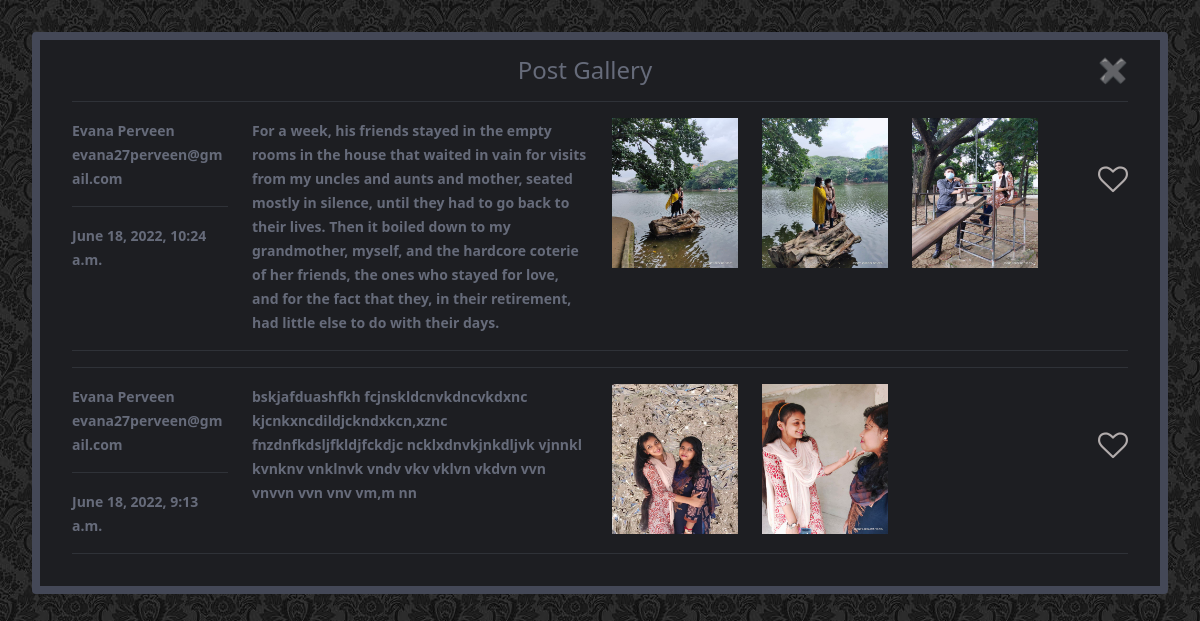
The page /content/post-listview/ on the database its author committed.
### App_content/models.py (models this page shows, shortened)
class PostsModel(models.Model):
    author = models.ForeignKey(User, on_delete=models.CASCADE, related_name='resource_sharing')
    post_image1 = models.ImageField(upload_to='post_images', blank=True, null=True)
    post_image2 = models.ImageField(upload_to='post_images', blank=True, null=True)
    post_image3 = models.ImageField(upload_to='post_images', blank=True, null=True)
    my_text = models.TextField(blank=True, null=True)
    created_on = models.DateTimeField(auto_now_add=True)
    update_date = models.DateTimeField(auto_now=True)
    status = models.BooleanField(default=True)
    class Meta:
        ordering = ["-created_on"]

### App_content/views.py (the view)
# urls.py: path('post-listview/', views.post_listview, name='post-listview'),
def post_listview(request):
    post_list = PostsModel.objects.filter(status=True)
    content = {
        'post_list': post_list,
    }
    return render(request, 'App_content/post_listview.html', context=content)

### templates/App_content/post_listview.html (shortened to what this page needs)
{% load static %}
<!DOCTYPE html>
<html lang="en">
<head>
    <link href="https://cdn.jsdelivr.net/npm/bootstrap@5.1.3/dist/css/bootstrap.min.css" rel="stylesheet"
>
    <link rel="stylesheet" href="https://cdnjs.cloudflare.com/ajax/libs/font-awesome/4.7.0/css/font-awesome.min.css">
</head>
<body>
<div class="container-fluid">
    <div class="card">
        <div class="card-body">
            <h4 class="card-title text-center">Post Gallery<span><a href="{% url 'App_post:home' %}"
                                                                    style="float: right; text-decoration: none; color: #666B7AFF">✖</a></span>
            </h4>
            {% for post in post_list %}
                <hr>
                <div class="row">
                    <div class="form-group col-lg-2 col-md-6 col-sm-12">
                        <small>{{ post.author.first_name }} {{ post.author.last_name }}</small><br>
                        <small>{{ post.author.email }}</small><br>
                        <hr>
                        <small>{{ post.created_on }}</small>
                    </div>
                    <div class="form-group col-lg-4 col-md-6 col-sm-12">
                        <small>{{ post.my_text }}</small>
                    </div>
                    <div class="form-group col-lg-5 col-md-6 col-sm-12">
                        <div class="row">
                            {% if post.post_image1 %}
                                <div class="col-lg-4">
                                    <img src="{{ post.post_image1.url }}" alt="" height="150px"
                                         width="100%">
                                </div>
                            {% endif %}
                            {% if post.post_image2 %}
                                <div class="col-lg-4">
                                    <img src="{{ post.post_image2.url }}" alt="" height="150px"
                                         width="100%">
                                </div>
                            {% endif %}
                            {% if post.post_image3 %}
                                <div class="col-lg-4">
                                    <img src="{{ post.post_image3.url }}" alt="" height="150px"
                                         width="100%">
                                </div>
                            {% endif %}
                        </div>
                    </div>
                    <div class="form-group col-lg-1 col-md-6 col-sm-12">
                        <a href="{% url 'App_content:post-react' pk=post.id %}">
                            {% if post.liked_post.liked %}
                                <i class="fa fa-heart"
                               style="float: right; color: #ff0000; font-size: 30px; margin-top: 70%"></i>
                            {% else %}
                                <i class="fa fa-heart-o" aria-hidden="true"
                                   style="float: right; color: #b2acac; font-size: 30px; margin-top: 70%"></i>
                            {% endif %}
                        </a>
                    </div>
                </div>
                <hr>
            {% endfor %}
        </div>
    </div>
</div>
</body>
</html>

### templates/App_content/post_listview.html (style rules this page uses)
* { box-sizing: border-box; }

### rows shown on the page
PostsModel: author.first_name "Evana", author.last_name "Perveen", author.email "evana27perveen@gmail.com", created_on "June 18, 2022, 10:24 a.m.", my_text "For a week, his friends stayed in the empty rooms in the house that waited in vain for visits from my uncles and aunts and mother, seated mostly in silence, until they had to go back to their lives. Then it boiled down to my grandmother, myself, and the hardcore coterie of her friends, the ones who stayed for love, and for the fact that they, in their retirement, had little else to do with their days.", post_image1 (picture), post_image2 (picture), post_image3 (picture)
PostsModel: author.first_name "Evana", author.last_name "Perveen", author.email "evana27perveen@gmail.com", created_on "June 18, 2022, 9:13 a.m.", my_text "bskjafduashfkh fcjnskldcnvkdncvkdxnc kjcnkxncdildjckndxkcn,xznc fnzdnfkdsljfkldjfckdjc ncklxdnvkjnkdljvk vjnnkl kvnknv vnklnvk vndv vkv vklvn vkdvn vvn vnvvn vvn vnv vm,m nn", post_image1 (picture), post_image3 (picture)
